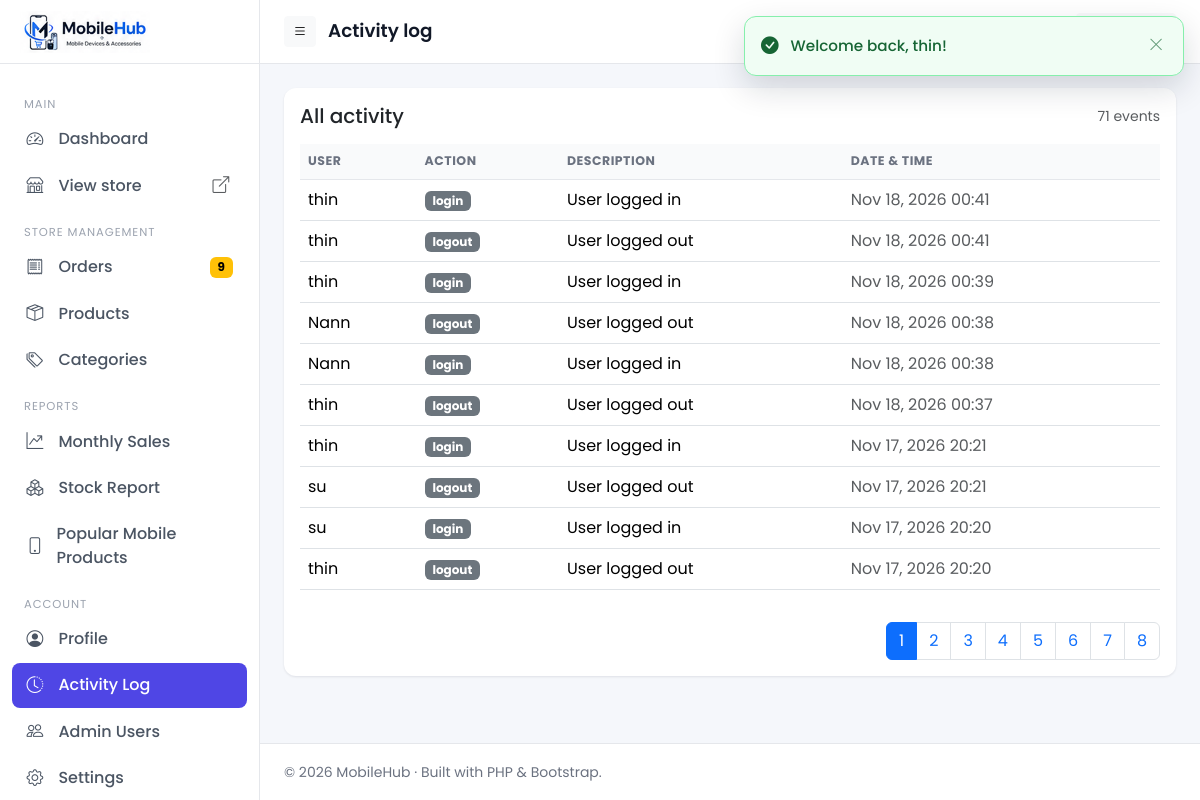
The app's page /admin/activity.php (signed in) with its own data.
### tables this page shows
CREATE TABLE `activity_log` (
  `id` int(10) UNSIGNED NOT NULL,
  `user_id` int(10) UNSIGNED DEFAULT NULL,
  `action` varchar(100) NOT NULL,
  `description` text DEFAULT NULL,
  `ip_address` varchar(45) DEFAULT NULL,
  `created_at` datetime NOT NULL DEFAULT current_timestamp()
);

### config/database.php (called while the page is built, shortened)
<?php
class Database
{
    private static ?PDO $instance = null;
    public static function getConnection(): PDO
    {
        if (self::$instance === null) {
            $dsn = sprintf(
                'mysql:host=%s;port=%s;dbname=%s;charset=%s',
                DB_HOST, DB_PORT, DB_NAME, DB_CHARSET
            );
            $options = [
                PDO::ATTR_ERRMODE            => PDO::ERRMODE_EXCEPTION,
                PDO::ATTR_DEFAULT_FETCH_MODE => PDO::FETCH_ASSOC,
                PDO::ATTR_EMULATE_PREPARES   => false,
            ];
            try {
                self::$instance = new PDO($dsn, DB_USER, DB_PASS, $options);
            } catch (PDOException $e) {
                if (APP_ENV === 'development') {
                    die('Database connection failed: ' . htmlspecialchars($e->getMessage()));
                }
                die('Database connection failed.');
            }
        }
        return self::$instance;
    }
}
function db(): PDO
{
    return Database::getConnection();
}

### includes/functions.php (called while the page is built, shortened)
<?php
require_once __DIR__ . '/../config/database.php';
function e(?string $value): string
{
    return htmlspecialchars((string)$value, ENT_QUOTES | ENT_SUBSTITUTE, 'UTF-8');
}
function setting(string $key, ?string $default = null): ?string
{
    static $cache = null;
    if ($cache === null) {
        $cache = [];
        try {
            $rows = db()->query('SELECT key_name, value FROM settings')->fetchAll();
            foreach ($rows as $r) {
                $cache[$r['key_name']] = $r['value'];
            }
        } catch (Throwable $e) {
        }
    }
    return $cache[$key] ?? $default;
}
function format_date(?string $datetime, string $format = 'M j, Y H:i'): string
{
    $ts = strtotime($datetime);
    return $ts ? date($format, $ts) : e($datetime);
}

### admin/activity.php (the view, shortened to what this page needs)
<?php
$perPage = max(5, (int) setting('items_per_page', '10'));
$total = (int) db()->query('SELECT COUNT(*) FROM activity_log')->fetchColumn();
$pages = max(1, (int) ceil($total / $perPage));
$page    = min(max(1, (int) ($_GET['page'] ?? 1)), $pages);
$offset  = ($page - 1) * $perPage;
$stmt = db()->prepare(
    'SELECT a.*, u.name AS user_name
     FROM activity_log a
     LEFT JOIN admin_users u ON u.id = a.user_id
     ORDER BY a.created_at DESC
     LIMIT :lim OFFSET :off'
);
$stmt->bindValue(':lim', $perPage, PDO::PARAM_INT);
$stmt->bindValue(':off', $offset,  PDO::PARAM_INT);
$stmt->execute();
$rows = $stmt->fetchAll();
include __DIR__ . '/includes/header.php';
?>
<div class="card">
  <div class="card-body">
    <div class="d-flex justify-content-between align-items-center mb-3">
      <h5 class="card-title mb-0">All activity</h5>
      <span class="text-muted small"><?= number_format($total) ?> events</span>
    </div>
    <div class="table-responsive">
      <table class="table align-middle">
        <thead>
          <tr>
            <th>User</th><th>Action</th><th>Description</th>
            <th>Date &amp; time</th>
          </tr>
        </thead>
        <tbody>
          <?php foreach ($rows as $a): ?>
            <tr>
              <td><?= e($a['user_name'] ?? '—') ?></td>
              <td><span class="badge text-bg-secondary"><?= e($a['action']) ?></span></td>
              <td><?= e($a['description']) ?></td>
              <td class="text-muted"><?= e(format_date($a['created_at'])) ?></td>
            </tr>
          <?php endforeach; ?>
        </tbody>
      </table>
    </div>
    <?php if ($pages > 1): ?>
      <nav class="mt-3"><ul class="pagination justify-content-end mb-0">
        <?php for ($p = 1; $p <= $pages; $p++): ?>
          <li class="page-item <?= $p === $page ? 'active' : '' ?>">
            <a class="page-link" href="?page=<?= $p ?>"><?= $p ?></a>
          </li>
        <?php endfor; ?>
      </ul></nav>
    <?php endif; ?>
  </div>
</div>
<?php include __DIR__ . '/includes/footer.php'; ?>

### assets/css/style.css (style rules this page uses)
:root { --sidebar-width: 260px; --topbar-height: 64px; --brand: #4f46e5; --brand-dark: #4338ca; --bg: #f5f7fb; --card-shadow: 0 1px 3px rgba(15, 23, 42, .06), 0 1px 2px rgba(15, 23, 42, .04); }
html, body { height: 100%; }
html, body { overflow-x: hidden; }
body { background: var(--bg); font-family: 'Poppins', -apple-system, BlinkMacSystemFont, "Segoe UI", Roboto, "Helvetica Neue", Arial, sans-serif; }
.card { border: 0; border-radius: .75rem; box-shadow: var(--card-shadow); }
.table thead th { font-size: .78rem; text-transform: uppercase; letter-spacing: .04em; color: #6b7280; border-bottom: 1px solid #e5e7eb; background: #f9fafb; }
.table td { vertical-align: middle; }

### records on screen
activity_log: user.name "thin", action "login", description "User logged in", created_at "Nov 18, 2026 00:41"
activity_log: user.name "thin", action "logout", description "User logged out", created_at "Nov 18, 2026 00:41"
activity_log: user.name "thin", action "login", description "User logged in", created_at "Nov 18, 2026 00:39"
activity_log: user.name "Nann", action "logout", description "User logged out", created_at "Nov 18, 2026 00:38"
activity_log: user.name "Nann", action "login", description "User logged in", created_at "Nov 18, 2026 00:38"
activity_log: user.name "thin", action "logout", description "User logged out", created_at "Nov 18, 2026 00:37"
activity_log: user.name "thin", action "login", description "User logged in", created_at "Nov 17, 2026 20:21"
activity_log: user.name "su", action "logout", description "User logged out", created_at "Nov 17, 2026 20:21"
activity_log: user.name "su", action "login", description "User logged in", created_at "Nov 17, 2026 20:20"
activity_log: user.name "thin", action "logout", description "User logged out", created_at "Nov 17, 2026 20:20"

### other values on screen
$pendingCount "9"
$pageTitle "Activity log"
$f['message'] "Welcome back, thin!"
$total "71"
setting('site_name', APP_NAME) "MobileHub"
